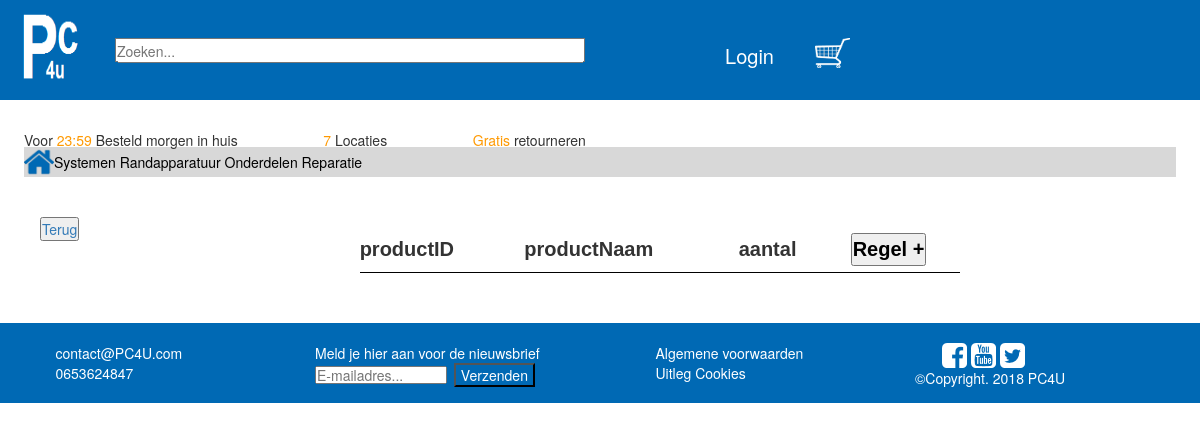
The app's page /regelBeheer.php?id=30, older data.
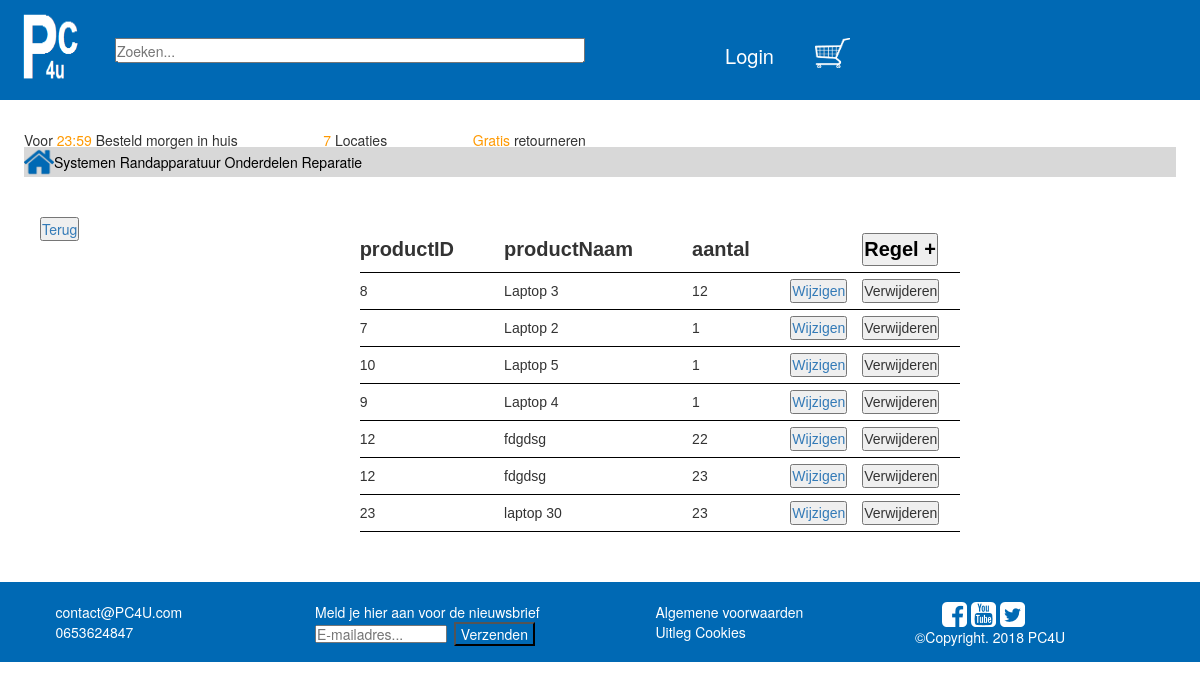
The same page, newer data.
### tables this page shows
CREATE TABLE `factuurregels` (
  `ID` int(10) NOT NULL,
  `productID` int(10) NOT NULL,
  `aantal` int(10) NOT NULL,
  `factuurID` int(10) NOT NULL
);

CREATE TABLE `product` (
  `ID` int(10) NOT NULL,
  `Naam` varchar(40) NOT NULL,
  `Beschrijving` varchar(2000) NOT NULL,
  `eig1` varchar(36) NOT NULL,
  `eig2` varchar(36) NOT NULL,
  `eig3` varchar(36) NOT NULL,
  `eig4` varchar(36) NOT NULL,
  `Voorraad` int(10) NOT NULL,
  `Categorie` varchar(60) NOT NULL,
  `Prijs` int(10) NOT NULL,
  `Korting` int(11) NOT NULL,
  `imglocation` varchar(100) NOT NULL
);

### regelBeheer.php (the view, shortened to what this page needs)
<?php
$conn = mysqli_connect("localhost", "root", "");
if(isset($_GET['id'])) {
    $id = $_GET['id'];
}
if(isset($_GET['id'])) {
    $factuurID = $_GET['id'];
    $query = mysqli_query($conn, "SELECT * FROM factuurregels WHERE factuurID = $factuurID ");
}
?>
<!DOCTYPE html>
<html lang="en">
<head>
    <link rel="stylesheet" href="style/productBeheer.css">
</head>
<body>
<?php include_once("header/header.php") ?>
<a href="bestellingBeheer.php"><button style="float: left; margin: 40px;">Terug</button></a>
<div id="categorieBeheer">
    <table width="100%" style="margin: 0px auto;">
        <tr id="tableHeader">
            <td style="padding-right: 20px;">productID</td>
            <td style="padding-right: 20px;">productNaam</td>
            <td style="padding-right: 20px;">aantal</td>
            <td></td>
            <td><a href="singleRegel.php?factuurID=<?php echo $_GET['id'] ?>" style="color:black;"><button action="editPage.php">Regel +</button></a></td>
        </tr>
        <?php
        while($row = mysqli_fetch_assoc($query))
        {
            ?>
            <form method="POST" action="singleRegel.php?id=<?php echo $row['ID']; ?>" >
                <tr>
                    <td><?php echo $row['productID'] ?></td>
                    <td><?php
                        $qquery = mysqli_query($conn, "SELECT Naam FROM product WHERE ID = " . $row['productID'] . " " );
                        $rrow = mysqli_fetch_assoc($qquery);
                        echo $rrow['Naam'] ?></td>
                    <td><?php echo $row['aantal'] ?></td>
                    <td><a href="#"> <input type="submit" name="submit" value="Wijzigen"></a></td>
            </form>
            <form method="POST" action="regelBeheer.php?id=<?php echo $id; ?>&deleteid=<?php echo $row['ID']; ?>">
                <td><input type="submit" name="delete" value="Verwijderen" ></td>
            </form>
            <?php
        }
        ?>
    </table>
</div>
</body>
</html>

Row changes from the older to the newer data that the page shows:
added factuurregels: productID "8", productID.Naam "Laptop 3", aantal "12"
added factuurregels: productID "7", productID.Naam "Laptop 2", aantal "1"
added factuurregels: productID "10", productID.Naam "Laptop 5", aantal "1"
added factuurregels: productID "9", productID.Naam "Laptop 4", aantal "1"
added factuurregels: productID "12", productID.Naam "fdgdsg", aantal "22"
added factuurregels: productID "12", productID.Naam "fdgdsg", aantal "23"
added factuurregels: productID "23", productID.Naam "laptop 30", aantal "23"
